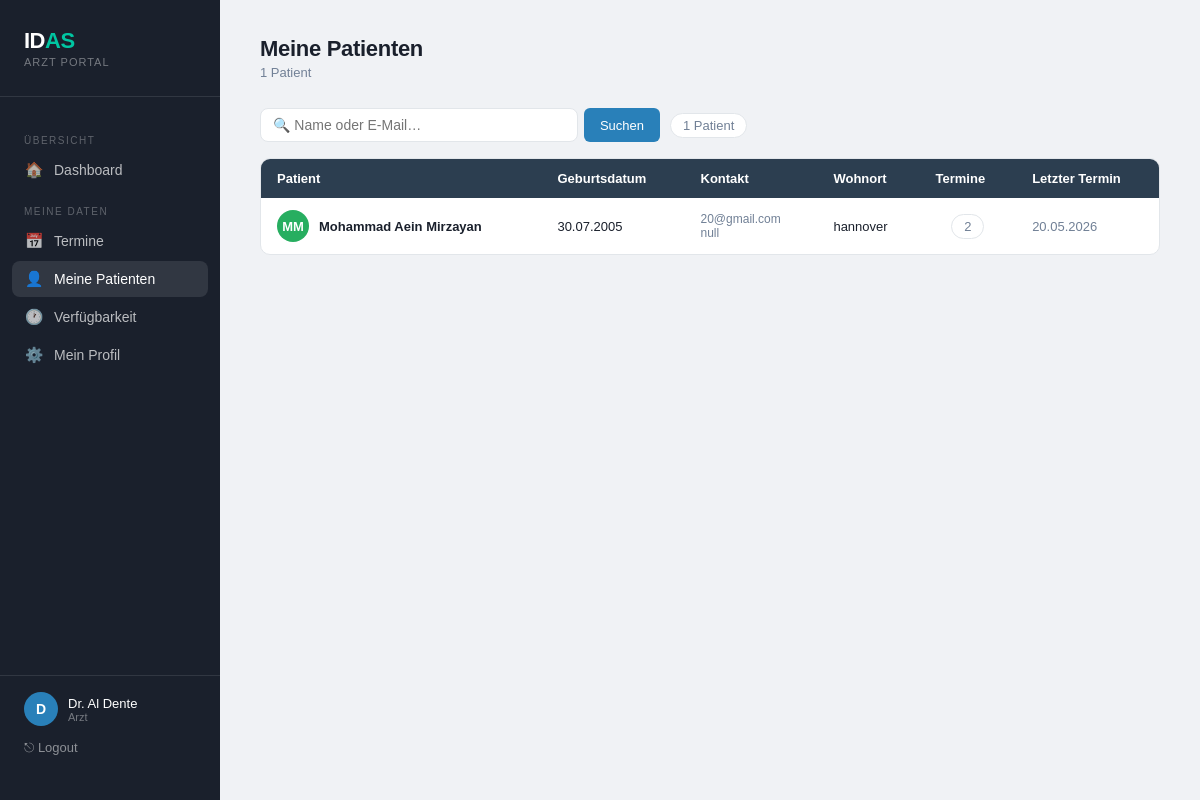
/php/cms/doctor_patienten.php (signed in), run on the app's committed database.
### tables this page shows
CREATE TABLE `patient` (
  `patient_id` int(11) NOT NULL,
  `vorname` varchar(30) NOT NULL,
  `nachname` varchar(30) NOT NULL,
  `geburtsdatum` date NOT NULL,
  `wohnort` varchar(50) DEFAULT NULL,
  `plz` varchar(10) DEFAULT NULL,
  `adresse` varchar(70) DEFAULT NULL,
  `email` varchar(70) NOT NULL,
  `telefon` varchar(20) DEFAULT NULL,
  `geschlecht` varchar(10) DEFAULT NULL,
  `passwort` varchar(255) NOT NULL
);

### php/cms/doctor_patienten.php (the view, shortened to what this page needs)
<?php
require_once "../includes/db_config.php";
$arzt_id = $_SESSION["arzt_id"];
$search  = trim($_GET['q'] ?? '');
$where = "WHERE t.arzt_id = $arzt_id";
$patienten = [];
$r = mysqli_query($conn,
    "SELECT p.patient_id, p.vorname, p.nachname, p.email, p.telefon, p.geburtsdatum, p.wohnort,
            COUNT(t.termin_id) AS termin_count,
            MAX(t.datum) AS last_termin
     FROM termin t
     JOIN patient p ON t.patient_id = p.patient_id
     $where
     GROUP BY p.patient_id
     ORDER BY p.nachname, p.vorname");
while ($row = mysqli_fetch_assoc($r)) $patienten[] = $row;
?>
<!DOCTYPE html>
<html lang="de">
<head>
<link rel="stylesheet" href="cms_style.css">
</head>
<body>
<div class="layout">
  <aside class="sidebar">
    <div class="sidebar-logo"><div class="logo-word">ID<span>AS</span></div><div class="sidebar-sub">Arzt Portal</div></div>
    <nav>
      <div class="nav-label">Übersicht</div>
      <a class="nav-link" href="doctor_dashboard.php"><span class="icon">🏠</span> Dashboard</a>
      <div class="nav-label">Meine Daten</div>
      <a class="nav-link" href="doctor_termine.php"><span class="icon">📅</span> Termine</a>
      <a class="nav-link active" href="doctor_patienten.php"><span class="icon">👤</span> Meine Patienten</a>
      <a class="nav-link" href="doctor_verfuegbarkeit.php"><span class="icon">🕐</span> Verfügbarkeit</a>
      <a class="nav-link" href="doctor_profil.php"><span class="icon">⚙️</span> Mein Profil</a>
    </nav>
    <div class="sidebar-footer">
      <div class="user-chip">
        <div class="avatar"><?= strtoupper(substr($_SESSION["arzt_name"], 0, 1)) ?></div>
        <div><div class="user-name"><?= htmlspecialchars($_SESSION["arzt_name"]) ?></div><div class="user-role">Arzt</div></div>
      </div>
      <a href="doctor_logout.php">⎋ Logout</a>
    </div>
  </aside>
  <main class="main">
    <div class="page-header">
      <div><div class="page-title">Meine Patienten</div>
      <div class="page-subtitle"><?= count($patienten) ?> Patient<?= count($patienten)!=1?'en':'' ?></div></div>
    </div>
    <div class="toolbar" style="margin-bottom:16px">
      <form class="search-form" method="get">
        <input type="search" name="q" value="<?= htmlspecialchars($search) ?>" placeholder="🔍 Name oder E-Mail…">
        <button class="btn blue" type="submit">Suchen</button>
      </form>
      <span class="count-badge"><?= count($patienten) ?> Patient<?= count($patienten)!=1?'en':'' ?></span>
    </div>
    <div class="table-wrap">
    <?php if (!$patienten): ?>
      <div class="empty"><p style="font-size:40px">👤</p><p style="margin-top:10px">Keine Patienten gefunden.</p></div>
    <?php else: ?>
    <table>
      <thead>
        <tr><th>Patient</th><th>Geburtsdatum</th><th>Kontakt</th><th>Wohnort</th><th>Termine</th><th>Letzter Termin</th></tr>
      </thead>
      <tbody>
      <?php foreach ($patienten as $p):
        $initials = strtoupper(substr($p['vorname'],0,1).substr($p['nachname'],0,1));
        $colors = ['#3498db','#27ae60','#8e44ad','#e67e22','#e74c3c'];
        $color = $colors[$p['patient_id'] % count($colors)];
      ?>
      <tr>
        <td>
          <div class="name-cell">
            <div class="avatar" style="background:<?= $color ?>"><?= $initials ?></div>
            <div style="font-weight:600"><?= htmlspecialchars($p['vorname'].' '.$p['nachname']) ?></div>
          </div>
        </td>
        <td><?= $p['geburtsdatum'] ? date('d.m.Y', strtotime($p['geburtsdatum'])) : '—' ?></td>
        <td style="font-size:12px;color:var(--muted)"><?= htmlspecialchars($p['email']) ?><br><?= htmlspecialchars($p['telefon'] ?: '—') ?></td>
        <td><?= htmlspecialchars($p['wohnort'] ?: '—') ?></td>
        <td style="text-align:center"><span class="count-badge"><?= $p['termin_count'] ?></span></td>
        <td style="color:var(--muted);font-size:13px">
          <?= $p['last_termin'] ? date('d.m.Y', strtotime($p['last_termin'])) : '—' ?>
        </td>
      </tr>
      <?php endforeach; ?>
      </tbody>
    </table>
    <?php endif; ?>
    </div>
  </main>
</div>
</body>
</html>

### php/cms/cms_style.css (style rules this page uses)
:root { --blue: #2980b9; --green: #27ae60; --red: #c0392b; --purple: #8e44ad; --orange: #e67e22; --bg: #f0f2f5; --surface: #ffffff; --border: #e2e6ea; --text: #1a202c; --muted: #718096; --radius: 10px; }
*, *::before, *::after { box-sizing: border-box; margin: 0; padding: 0; }
body { font-family: Arial, sans-serif; background: var(--bg); color: var(--text); min-height: 100vh; }
.btn { padding: 7px 16px; border: none; border-radius: 6px; cursor: pointer; font-size: 13px; font-weight: 500; display: inline-flex; align-items: center; gap: 5px; text-decoration: none; transition: all .15s; font-family: Arial; }
.btn.blue { background: var(--blue); color: #fff; }
.toolbar { display: flex; gap: 10px; align-items: center; margin-bottom: 16px; flex-wrap: wrap; }
.search-form { display: flex; gap: 6px; flex: 1; max-width: 400px; }
.search-form input { flex: 1; padding: 8px 12px; border: 1px solid var(--border); border-radius: 8px; font-size: 14px; font-family: Arial; }
.count-badge { background: var(--surface); border: 1px solid var(--border); border-radius: 20px; padding: 4px 12px; font-size: 13px; color: var(--muted); }
.table-wrap { background: var(--surface); border: 1px solid var(--border); border-radius: var(--radius); overflow: hidden; }
table { width: 100%; border-collapse: collapse; }
th { background: #2c3e50; color: #fff; padding: 12px 16px; text-align: left; font-size: 13px; font-weight: 600; }
td { padding: 12px 16px; border-bottom: 1px solid var(--border); font-size: 13px; vertical-align: middle; }
tr:last-child td { border-bottom: none; }
.avatar { width: 32px; height: 32px; border-radius: 50%; display: flex; align-items: center; justify-content: center; font-weight: 700; font-size: 13px; color: #fff; flex-shrink: 0; }
.name-cell { display: flex; align-items: center; gap: 10px; }
.layout { display: grid; grid-template-columns: 220px 1fr; min-height: 100vh; }
.sidebar { background: var(--text); color: #fff; padding: 28px 0; display: flex; flex-direction: column; position: sticky; top: 0; height: 100vh; }
.sidebar-logo { padding: 0 24px 28px; border-bottom: 1px solid rgba(255,255,255,.1); }
.sidebar-logo .logo-word { font-size: 22px; font-weight: 600; letter-spacing: -.5px; }
.sidebar-logo .logo-word span { color: #00c6a2; }
.sidebar-sub { font-size: 11px; color: rgba(255,255,255,.4); letter-spacing: 1px; text-transform: uppercase; margin-top: 2px; }
.sidebar nav { padding: 20px 12px; flex: 1; }
.nav-label { font-size: 10px; letter-spacing: 1.5px; text-transform: uppercase; color: rgba(255,255,255,.3); padding: 0 12px; margin: 18px 0 6px; }
.nav-link { display: flex; align-items: center; gap: 10px; padding: 9px 12px; border-radius: 8px; color: rgba(255,255,255,.7); text-decoration: none; font-size: 14px; font-weight: 400; transition: background .15s, color .15s; margin-bottom: 2px; }
.nav-link:hover, .nav-link.active { background: rgba(255,255,255,.1); color: #fff; }
.nav-link .icon { width: 20px; text-align: center; font-size: 15px; }
.sidebar-footer { padding: 16px 24px; border-top: 1px solid rgba(255,255,255,.1); }
.sidebar-footer a { color: rgba(255,255,255,.5); font-size: 13px; text-decoration: none; }
.user-chip { display: flex; align-items: center; gap: 10px; margin-bottom: 12px; }
.user-name { font-size: 13px; font-weight: 500; color: #fff; }
.user-role { font-size: 11px; color: rgba(255,255,255,.4); }
.main { padding: 36px 40px; overflow-y: auto; }
.page-header { display: flex; justify-content: space-between; align-items: flex-start; margin-bottom: 28px; flex-wrap: wrap; gap: 12px; }
.page-title { font-size: 22px; font-weight: 700; letter-spacing: -.3px; }
.page-subtitle { font-size: 13px; color: var(--muted); margin-top: 3px; }
.user-chip .avatar { width: 34px; height: 34px; background: var(--blue); font-size: 14px; font-weight: 600; }

### data on the page
patient: initials "MM", vorname+nachname "Mohammad Aein Mirzayan", geburtsdatum "30.07.2005", email "20@gmail.com", telefon "null", wohnort "hannover", termin_count "2", last_termin "20.05.2026"

### other printed values
substr($_SESSION["arzt_name"], 0, 1) "D"
$_SESSION["arzt_name"] "Dr. Al Dente"
count($patienten) "1"
